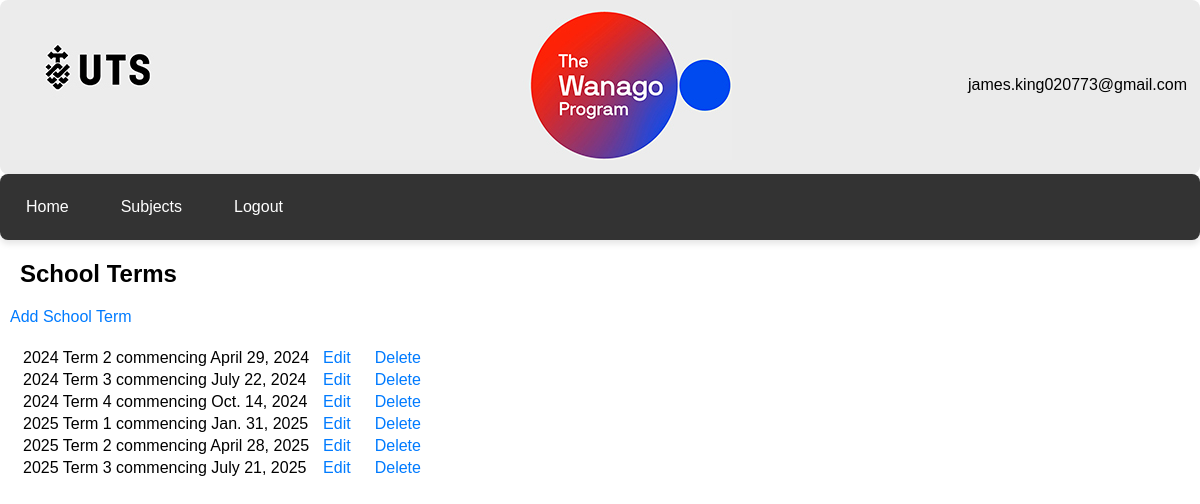
Page /textbook/term/ (signed in) on the committed database.
### textbook/models.py (models this page shows, shortened)
class Term(models.Model):
    term_year = models.IntegerField(blank=False)
    term_number = models.IntegerField(blank=False)
    term_start_date = models.DateField(default=timezone.now)
    sequences = models.ManyToManyField(Sequence, related_name='terms')

### textbook/views.py (the view)
# urls.py: path('term/', TermList.as_view(), name='term_list'),
class TermList(LoginRequiredMixin, ListView):
    model = Term
    context_object_name = 'terms'
    template_name = 'textbook/term_list.html'

### users/context_processors.py (called while the page is built)
def schools_list_processor(request):
    if not request.user.is_authenticated:
        return {}
    teacher_profile = request.user.userprofile
    schools_list = teacher_profile.schools.all() if teacher_profile.user_type == 'teacher' else []
    return {'schools_list': schools_list}

### textbook/templates/textbook/term_list.html (shortened to what this page needs)
{% extends "users/layout.html" %}
{% load static %}
{% block body %}
<h2>School Terms</h2>
<a href="{% url 'textbook:term_add' %}">Add School Term</a>
<table class="list-view">
    {% for term in terms %}
    <tr>
        <td>
            {{ term.term_year }} Term {{ term.term_number }} commencing {{ term.term_start_date }}
        </td>
        <td>
            <a href="{% url 'textbook:term_edit' term.id %}">Edit</a>
        </td>
        <td>
            <a href="{% url 'textbook:term_delete' term.id %}">Delete</a>
        </td>
    </tr>
    {% endfor %}
</table>
{% endblock %}

### users/templates/users/layout.html (shortened to what this page needs)
{% load static %}
<!DOCTYPE html>
<html lang="en">
<head>
    <link href="{% static 'users/styles.css' %}" rel="stylesheet">
</head>
<body>
    <div class="header">
        <div class="logo">
            <img src="{% static 'users/logo.jpg' %}" alt="Logo">
        </div>
        {% if user.is_authenticated %}
            <div class="user-info">
                <table class="right-aligned-table"><tr>
                <td>
                    <span>{{ user.username }}</span>
                </td></tr>
                <tr><td>
                </td>
                </tr></table>
            </div>
        {% endif %}
    </div>
    {% if user.is_authenticated %}
        <ul class="menu">
            <li><a href="{% url 'users:index' %}">Home</a></li>
            {% if user.is_superuser %}
                <li><a href="{% url 'users:school_user' %}">Admin</a></li>
            {% elif user.userprofile.user_type == 'school' %}
                <li><a href="{% url 'users:school_user' %}">Admin</a></li>
            {% elif user.userprofile.user_type == 'admin' %}
                <li><a href="{% url 'users:create_teacher' %}">Teachers</a></li>
                <li><a href="{% url 'users:teacher_classes' %}">Classes</a></li>
                <li><a href="{% url 'users:teacher_subjects' %}">Subjects</a></li>
            {% elif user.userprofile.user_type == 'teacher' %}
                <li><a href="{% url 'users:teacher_classes' %}">Classes</a></li>
                <li><a href="{% url 'users:teacher_subjects' %}">Subjects</a></li>
            {% elif user.userprofile.user_type == 'student' %}
                <li><a href="{% url 'users:student_subjects' %}">Subjects</a></li>
            {% endif %}
            <li><a href="{% url 'users:logout' %}">Logout</a></li>
        </ul>
    {% endif %}
{% block body %}
{% endblock %}
</body>
</html>

### users/static/users/styles.css (style rules this page uses)
html, body { width: 100%; margin: 0px; padding: 0; font-family: Arial, sans-serif; }
h1, h2, h3, p, .question, .answer, .message, .list-view { margin: 20px; }
.header { display: flex; align-items: center; justify-content: space-between; padding: 10px; background-color: #ebebeb; padding: 10px; text-align: center; border-radius: 8px; }
.logo img { height: 150px; width: auto; }
.user-info { display: flex; align-items: right; }
.right-aligned-table { width: 100%; text-align: right; }
.menu { list-style-type: none; width: 100%; margin: 0; padding: 0; display: flex; align-items: center; background-color: #333; border-radius: 8px; box-shadow: 0 4px 6px rgba(0,0,0,0.1); }
.menu li a { display: block; color: white; text-align: center; padding: 14px 16px; text-decoration: none; border-radius: 8px 8px 0 0; font-family: Arial, sans-serif; }
a { font-family: Arial, sans-serif; color: #007BFF; text-decoration: none; transition: color 0.2s; margin: 10px; }

### rows in the picture
Term: term_year "2024", term_number "2", term_start_date "April 29, 2024"
Term: term_year "2024", term_number "3", term_start_date "July 22, 2024"
Term: term_year "2024", term_number "4", term_start_date "Oct. 14, 2024"
Term: term_year "2025", term_number "1", term_start_date "Jan. 31, 2025"
Term: term_year "2025", term_number "2", term_start_date "April 28, 2025"
Term: term_year "2025", term_number "3", term_start_date "July 21, 2025"

### other values in the picture
{{ user.username }} "james.king020773@gmail.com"
